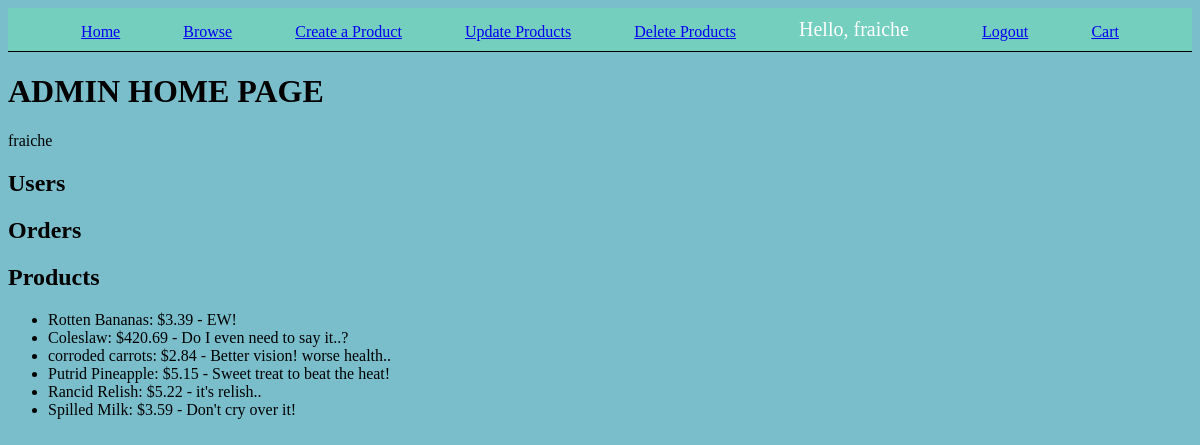
The app's page / (signed in), older data.
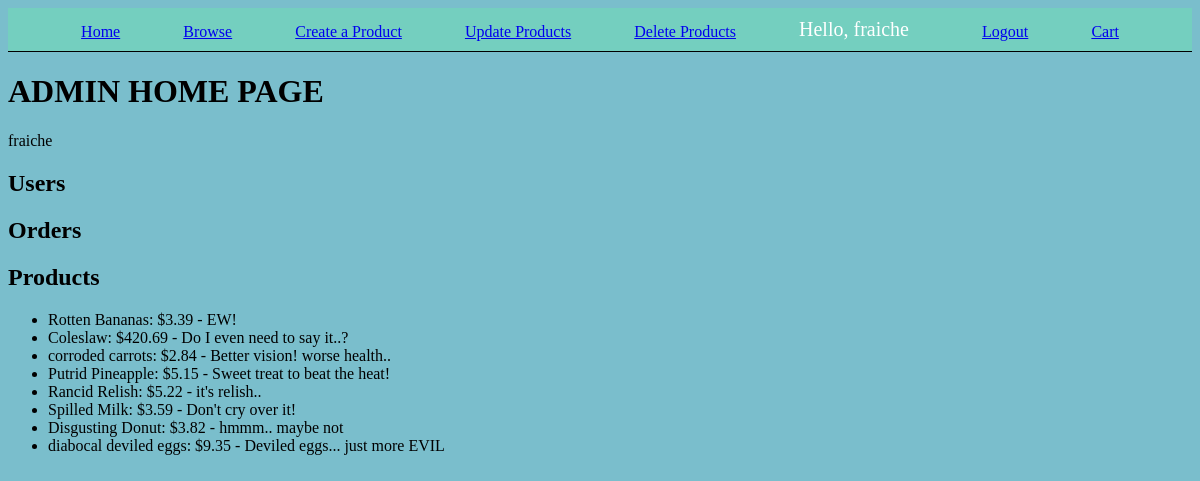
The same page, newer data.
### app/models.py (models this page shows, shortened)
class Product(models.Model):
    name = models.CharField(max_length=200, null=True)
    image = models.ImageField(upload_to='', null=True, blank=True)
    description = models.CharField(max_length=200, null=True)
    price = models.FloatField(null=True)

### app/decorators.py (the view)
    def wrapper_function(request, *args, **kwargs):
        group = None
        if request.user.groups.exists():
            group = request.user.groups.all()[0].name
        if group == 'customer':
            return redirect('user')
        if group == 'admin':
            return view_func(request, *args, **kwargs)

### app/views.py (called while the page is built)
@login_required(login_url='login')
@admin_only
def home(request):
    orders = Order.objects.all()
    products = Product.objects.all()
    context = {'orders': orders, 'products': products}
    return render(request, 'home.html', context)

### app/templates/home.html (shortened to what this page needs)
{% extends "base.html" %}
{% block content %}
    <h1> ADMIN HOME PAGE </h1>
    <p> {{ request.user }} </p>
    <h2> Users </h2>
    <h2> Orders </h2>
    <h2>Products</h2>
    <ul>
        {% for product in products %}
            <li>  {{ product.name }}: ${{ product.price }} - {{product.description}} </li>
        {% endfor %}
    </ul>
{% endblock %}

Row changes from the older to the newer data that the page shows:
added Product: name "Disgusting Donut", price "3.82", description "hmmm.. maybe not"
added Product: name "diabocal deviled eggs", price "9.35", description "Deviled eggs... just more EVIL"
